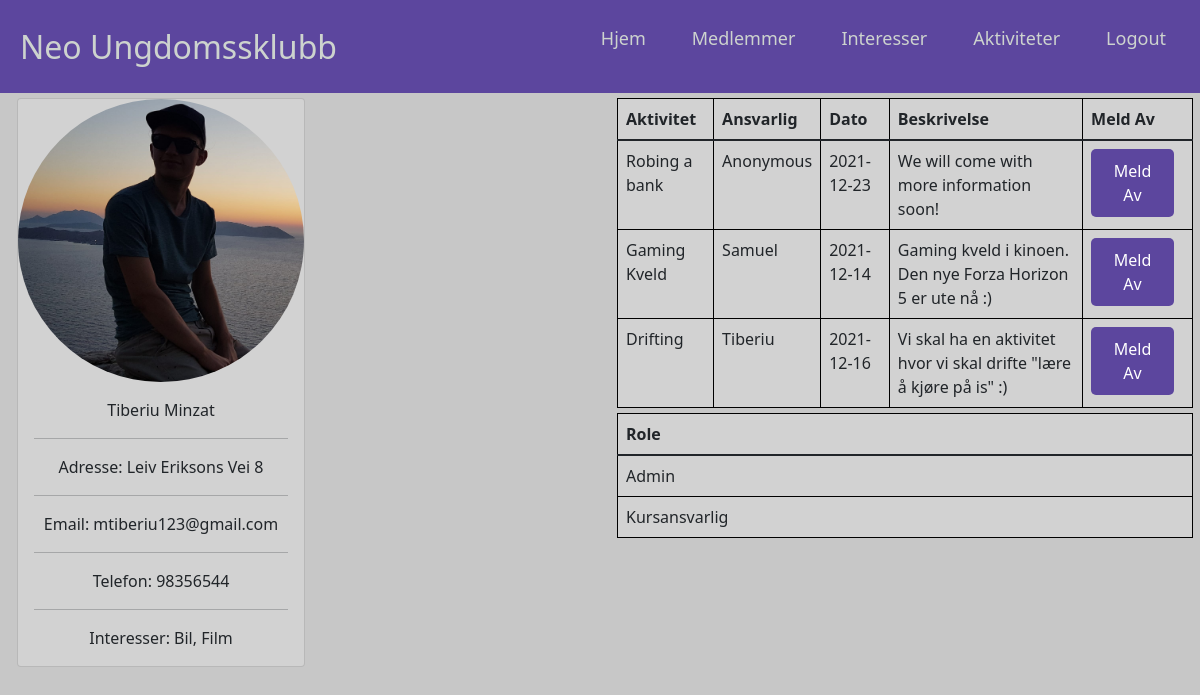
Page /home/home.php (signed in) on the committed database.
### tables this page shows
CREATE TABLE `medlemer` (
  `id` int(255) NOT NULL,
  `fornavn` varchar(255) DEFAULT NULL,
  `etternavn` varchar(255) DEFAULT NULL,
  `gateadresse` varchar(255) DEFAULT NULL,
  `postnummer` int(255) DEFAULT NULL,
  `poststed` varchar(255) DEFAULT NULL,
  `mobilnummer` int(255) NOT NULL,
  `email` varchar(255) DEFAULT NULL,
  `fødselsdato` date DEFAULT NULL,
  `kjønn` varchar(255) DEFAULT NULL,
  `interesser` varchar(255) DEFAULT NULL,
  `inetresser1` varchar(255) NOT NULL,
  `msiden` varchar(255) DEFAULT NULL,
  `roles` varchar(255) DEFAULT NULL,
  `kontingentstatus` varchar(255) DEFAULT NULL
);

CREATE TABLE `aktusr` (
  `id` int(11) NOT NULL,
  `aktiv_id` int(11) NOT NULL,
  `usr_id` int(11) NOT NULL
);

CREATE TABLE `aktiviteter` (
  `id` int(11) NOT NULL,
  `aktivitet` varchar(255) NOT NULL,
  `mansvarlig` varchar(255) NOT NULL,
  `dato` date NOT NULL,
  `beskrivelse` varchar(255) NOT NULL
);

CREATE TABLE `medrol` (
  `id` int(11) NOT NULL,
  `usr_id` int(11) NOT NULL,
  `role_id` int(11) NOT NULL
);

CREATE TABLE `roles` (
  `id` int(11) NOT NULL,
  `role` varchar(255) NOT NULL
);

### home/home.php (the view, shortened to what this page needs)
<?php
include_once '../db/db_conn.php';
if (isset($_SESSION['id']) && isset($_SESSION['user_name'])) {
    $test = $_SESSION['user_name'];
    $test1 = $_SESSION['id'];
    $where = " WHERE fornavn='$test'";
    $where1 = " WHERE usr_id='$test1'";
    $img = "../img/$test.png";
    $sql = "SELECT gateadresse,mobilnummer,email,interesser,fornavn,etternavn,inetresser1 FROM medlemer $where";
    $result = mysqli_query($conn, $sql);
    $info = mysqli_fetch_all($result, MYSQLI_ASSOC);
    ?>
    <!DOCTYPE html>
    <html lang="en">
    <head>
        <link rel="stylesheet" href="../css/bootstrap/bootstrap.min.css">
        <link rel="stylesheet" href="../css/home.css"/>
    </head>
    <body>
    <nav class="navbar">
        <div class="logo">Neo Ungdomssklubb</div>
        <ul class="nav-links">
            <div class="menu">
                <li><a href="../home/home.php">Hjem</a></li>
                <li><a href="../medlemer/medlemer.php">Medlemmer</a></li>
                <li><a href="../interesser/interesser.php">Interesser</a></li>
                <li><a href="../aktiviteter/aktiviteter.php">Aktiviteter</a></li>
                <li><a href="../db/logout.php">Logout</a></li>
            </div>
        </ul>
    </nav>
    <div class="container-fluid">
        <div class="row">
            <div class="col-lg-6">
            <?php foreach ($info as $infos) { ?>
            <div class="card" style="width: 18rem;     background-color: rgb(210, 210, 210); margin:5px;" >
  <img src="<?php echo $img ?>" class="card-img-top" alt="<?php echo $test ?>" style="border-radius: 50%;">
  <div class="card-body" >
    <p class="card-text" style="text-align: center;"><?php echo ucwords(htmlspecialchars($infos['fornavn'])) . " " . htmlspecialchars($infos['etternavn']); ?> </p>
                        <hr>
    <p class="card-text" style="text-align: center;">Adresse: <?php echo ucwords(htmlspecialchars($infos['gateadresse'])); ?> </p>
                        <hr>
    <p class="card-text" style="text-align: center;">Email: <?php echo htmlspecialchars($infos['email']); ?> </p>
                        <hr>
    <p class="card-text" style="text-align: center;">Telefon: <?php echo htmlspecialchars($infos['mobilnummer']); ?> </p>
                        <hr>
    <p class="card-text" style="text-align: center;">Interesser: <?php echo ucwords(htmlspecialchars($infos['interesser'])) . ", " . ucwords(htmlspecialchars($infos['inetresser1'])); ?></p>
  </div>
</div>
                <?php } ?>
            </div>
            <div class="col-lg-6">
                <?php
                include_once '../db/db_conn.php';
                $result = mysqli_prepare($conn, "SELECT *  FROM aktusr INNER JOIN aktiviteter ON aktiviteter.id = aktusr.aktiv_id $where1");
                mysqli_stmt_execute($result);
                $getResult = mysqli_stmt_get_result($result);
                ?>
                <table class="table table-bordered" style="margin: 5px; border:black; background-color: rgb(210, 210, 210);">
                    <thead>
                    <tr>
                        <th>Aktivitet</th>
                        <th>Ansvarlig</th>
                        <th>Dato</th>
                        <th>Beskrivelse</th>
                        <th>Meld Av</th>
                    </thead>
                    <tbody>
                    <?php
                    while ($row1 = mysqli_fetch_assoc($getResult)) {
                        ?>
                        <tr>
                            <td><?php echo $row1['aktivitet']; ?></td>
                            <td><?php echo $row1['mansvarlig'] ?? ''; ?></td>
                            <td><?php echo $row1['dato'] ?? ''; ?></td>
                            <td><?php echo $row1['beskrivelse'] ?? ''; ?></td>
                            <td><a href="./delakt.php?id=<?php echo $row1['id']; ?>" class="button_grn btn-success">Meld Av</a></td>
                        </tr>
                        <?php
                    } ?>
                    </tbody>
                </table>
                <?php
                include_once '../db/db_conn.php';
                $result1 = mysqli_prepare($conn, "SELECT *  FROM medrol INNER JOIN roles ON roles.id = medrol.role_id $where1");
                mysqli_stmt_execute($result1);
                $getResult1 = mysqli_stmt_get_result($result1);
                ?>
                <table class="table table-bordered" style="margin: 5px; border:black; background-color: rgb(210, 210, 210);">
                    <thead>
                    <tr>
                        <th>Role</th>
                    </thead>
                    <tbody>
                    <?php
                    while ($row2 = mysqli_fetch_assoc($getResult1)) {
                        ?>
                        <tr>
                            <td><?php echo $row2['role']; ?></td>
                        </tr>
                        <?php
                    } ?>
                    </tbody>
                </table>
            </div>
        </div>
    </div>
    </body>
    </html>
    <?php
} else {
    header("Location: ../index.php");
    exit();
}
?>

### css/home.css (style rules this page uses)
* { margin: 0; padding: 0; box-sizing: border-box; }
body { background-color: rgb(199, 199, 199); }
a { text-decoration: none; }
li { list-style: none; }
.navbar { display: flex; align-items: center; justify-content: space-between; padding: 20px; background-color: #5c469e; color: #CDD3CE; }
.nav-links a { color: #CDD3CE; }
.logo { font-size: 32px; }
.menu { display: flex; gap: 1em; font-size: 18px; }
.menu li { padding: 5px 14px; }
.button_grn { background: #5c469e; padding: 10px 15px; color: #fff; border-radius: 5px; margin-right: 10px; border: none; font-size: 20px; }
.btn-success { background-color: #5c469e; border: none; color: white; padding: 10px 20px; text-align: center; text-decoration: none; display: inline-block; font-size: 16px; }

### rows in the picture
medlemer: fornavn "Tiberiu", etternavn "Minzat", gateadresse "Leiv Eriksons Vei 8", email "mtiberiu123@gmail.com", mobilnummer "98356544", interesser "Bil", inetresser1 "Film"
aktusr: aktiv.aktivitet "Robing a bank", aktiv.mansvarlig "Anonymous", aktiv.dato "2021-12-23", aktiv.beskrivelse "We will come with more information soon!"
aktusr: aktiv.aktivitet "Gaming Kveld", aktiv.mansvarlig "Samuel", aktiv.dato "2021-12-14", aktiv.beskrivelse "Gaming kveld i kinoen. Den nye Forza Horizon 5 er ute nå :)"
aktusr: aktiv.aktivitet "Drifting", aktiv.mansvarlig "Tiberiu", aktiv.dato "2021-12-16", aktiv.beskrivelse "Vi skal ha en aktivitet hvor vi skal drifte \"lære å kjøre på is\" :)"
medrol: role.role "Admin"
medrol: role.role "Kursansvarlig"
